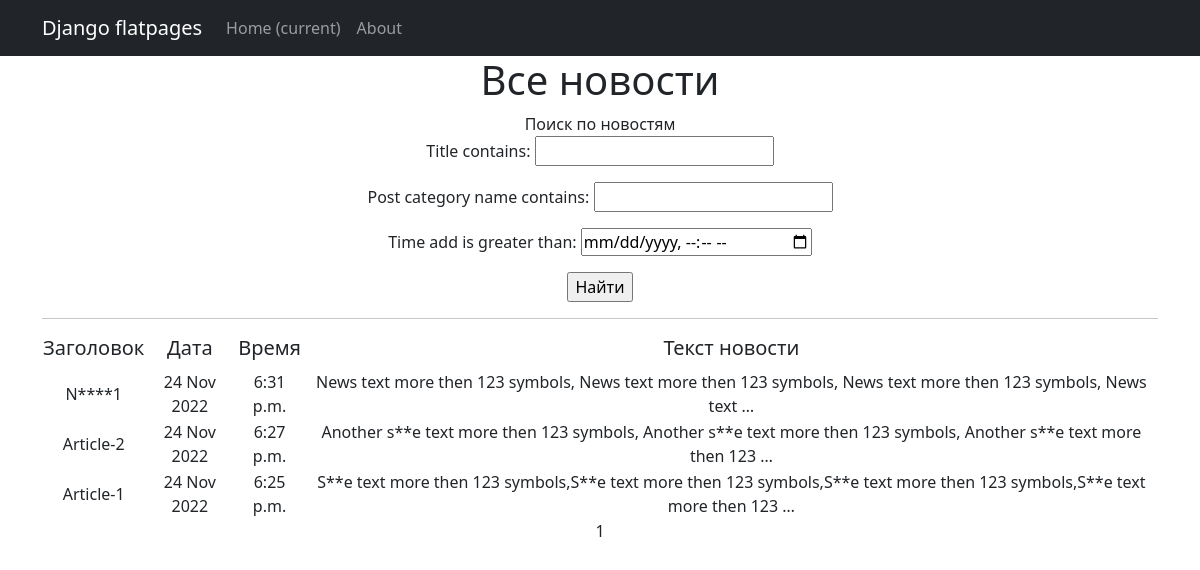
The page /news/ on the database as committed earlier.
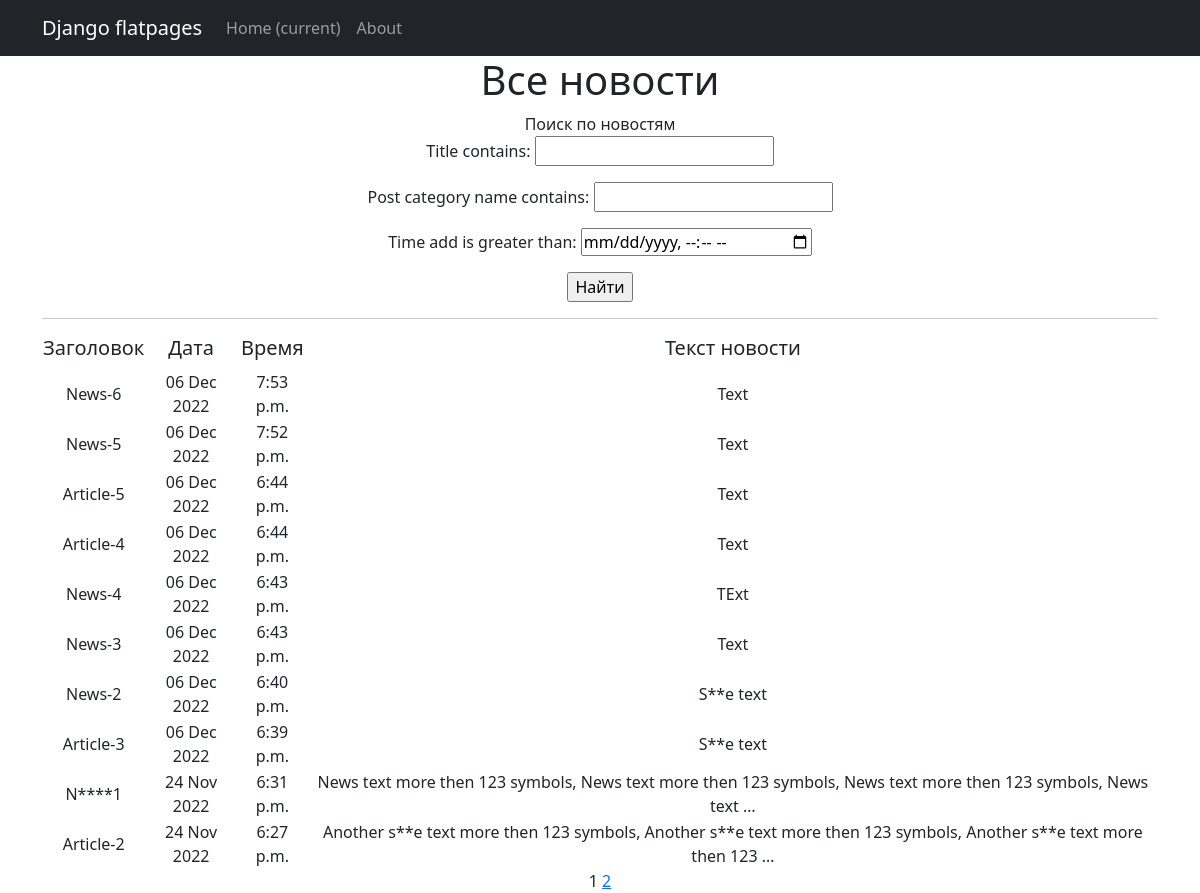
The same page on the database as committed later.
### news/models.py (models this page shows, shortened)
class Post(models.Model):
    authorP = models.ForeignKey(Author, on_delete=models.CASCADE)
    articles = "AR"
    news = "NW"
    CATEGORY_TYPES = [
        (articles, 'Статья'),
        (news, 'Новость')
    ]
    category_type = models.CharField(max_length=2, choices=CATEGORY_TYPES, default=news)
    time_add = models.DateTimeField(auto_now_add=True)
    post_category = models.ManyToManyField(Category, through='PostCategory')
    title = models.CharField(max_length=255)
    text = models.TextField()
    rating = models.IntegerField(default=0)

### news/views.py (the view)
# urls.py: path('', NewsList.as_view(), name='news'),
class NewsList(ListView):
    model = Post
    ordering = '-time_add'
    template_name = 'news.html'
    context_object_name = 'news'
    paginate_by = 10
    def get_queryset(self):
        queryset = super().get_queryset()
        self.filterset = PostFilter(self.request.GET, queryset)
        return self.filterset.qs
    def get_context_data(self, **kwargs):
        context = super().get_context_data(**kwargs)
        context['filterset'] = self.filterset
        return context

### news/templatetags/custom_tags.py (called while the page is built)
@register.simple_tag(takes_context=True)
def url_replace(context, **kwargs):
    d = context['request'].GET.copy()
    for k, v in kwargs.items():
        d[k] = v
    return d.urlencode()

### news/templatetags/d36_filters.py (called while the page is built)
@register.filter()
def censor(txt):
    replace_list = ['some', 'news-1']
    if not isinstance(txt, str):
        raise TypeError(f'invalid object type for censorship')
    else:
        for word in txt.split(" "):
            if word.lower() in replace_list:
                txt = txt.replace(word, f'{word[0]}{"*"*(len(word)-2)}{word[-1]}')
    return txt

### templates/news.html (shortened to what this page needs)
{% extends 'flatpages/default.html' %}
{% load d36_filters %}
{% load custom_tags %}
{% block content %}
<h1>Все новости</h1>
<tr> Поиск по новостям</tr>
   <form action="" method="get">
       {{ filterset.form.as_p }}
       <input type="submit" value="Найти" />
   </form>
   <hr>
   {% if news %}
       <table>
           <tr>
               <td><h5>Заголовок</h5></td>
               <td><h5>Дата</h5></td>
               <td><h5>Время</h5></td>
               <td><h5>Текст новости</h5></td>
           </tr>
           {% for n in news %}
           <tr>
               <td>{{ n.title|censor }}</td>
               <td>{{ n.time_add|date:'d M Y' }}</td>
               <td>{{ n.time_add|time }}</td>
               <td>{{ n.text|truncatewords:20|censor }}</td>
           </tr>
           {% endfor %}
       </table>
   {% else %}
       <h2>Новостей нет!</h2>
   {% endif %}
   {{ page_obj.number }}
   {% if page_obj.has_next %}
       <a href="?{% url_replace page=page_obj.next_page_number %}">{{ page_obj.next_page_number }}</a>
   {% endif %}
{% endblock content %}

Rows that differ between the two databases and show on the page:
no longer on this page (row unchanged): Post: title|censor "Article-1", time_add "24 Nov 2022", time_add "6:25 p.m.", text|censor "S**e text more then 123 symbols,S**e text more then 123 symbols,S**e text more then 123 symbols,S**e text more then 123 …"
added Post: title|censor "News-6", time_add "06 Dec 2022", time_add "7:53 p.m.", text|censor "Text"
added Post: title|censor "News-5", time_add "06 Dec 2022", time_add "7:52 p.m.", text|censor "Text"
added Post: title|censor "Article-5", time_add "06 Dec 2022", time_add "6:44 p.m.", text|censor "Text"
added Post: title|censor "Article-4", time_add "06 Dec 2022", time_add "6:44 p.m.", text|censor "Text"
added Post: title|censor "News-4", time_add "06 Dec 2022", time_add "6:43 p.m.", text|censor "TExt"
added Post: title|censor "News-3", time_add "06 Dec 2022", time_add "6:43 p.m.", text|censor "Text"
added Post: title|censor "News-2", time_add "06 Dec 2022", time_add "6:40 p.m.", text|censor "S**e text"
added Post: title|censor "Article-3", time_add "06 Dec 2022", time_add "6:39 p.m.", text|censor "S**e text"
Other text that changed with them:
{{ page_obj.next_page_number }}: (not shown) → "2"
